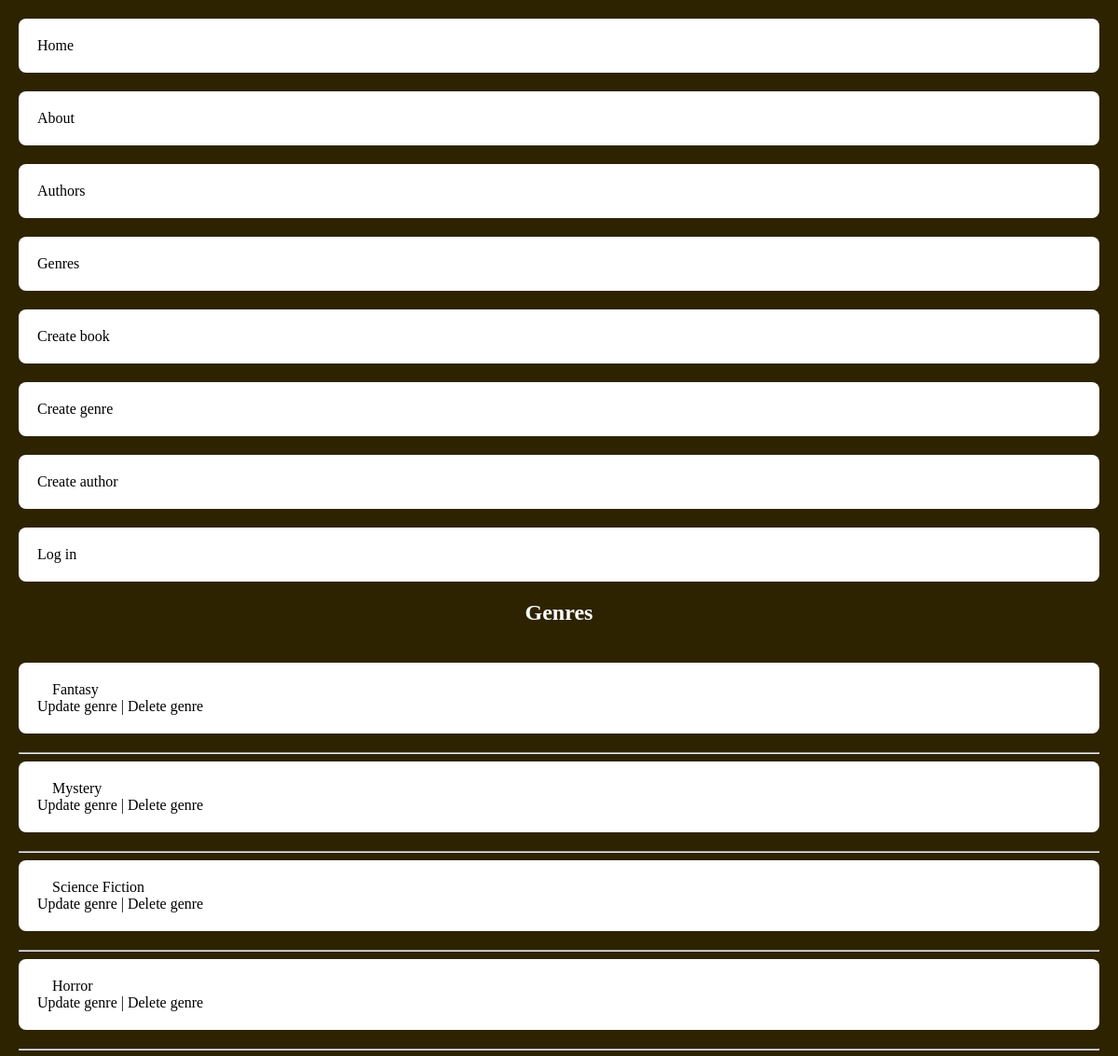
Page /library/genres/ (upper part) on the earlier database version.
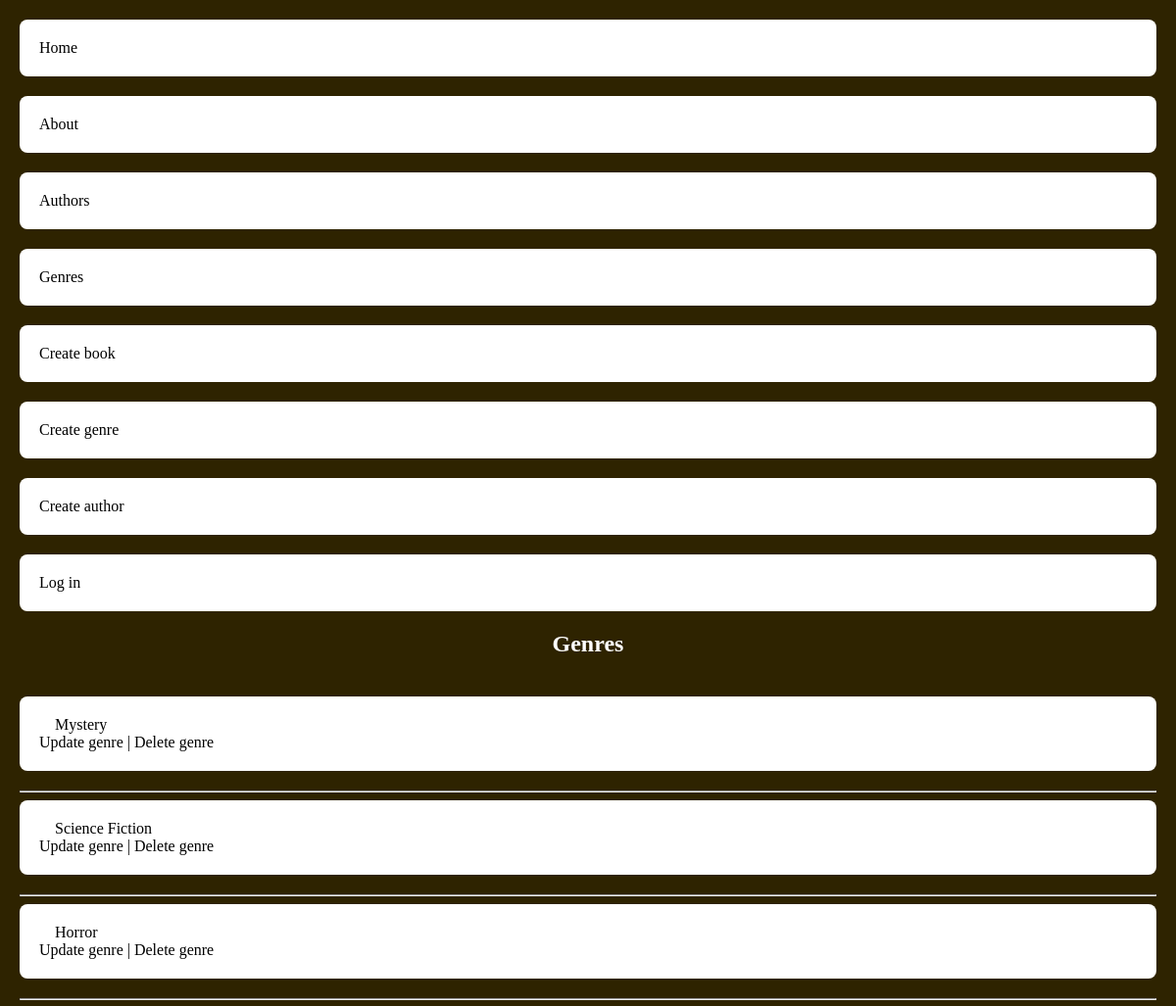
Same page on the later database version.
### library/models.py (models this page shows, shortened)
class Genre(models.Model):
    genre = models.CharField(max_length=100, db_index=True)

### library/views.py (the view)
# urls.py: path('genres/', views.genres, name='genres'),
def genres(request):
    genres = Genre.objects.all()
    context = {"title": "Genres", 'genres': genres}
    return render(request, 'library/genres.html', context=context)

### library/templatetags/tags.py (called while the page is built)
@register.simple_tag()
def get_menu():
    return views.menu

### library/templates/library/genres.html
{%extends 'base.html'%}
{% load tags %}
{%block content%}
    <h2> {{title}} </h2>
    <ul class="wight-colored-list">
    {% for genre in genres %}
        <li><a href="{% url 'genre_by_id' genre.id %}"> {{genre.genre}} </a> <br>
            <a href="{% url 'update_genre' genre.id %}"> Update genre </a> |
            <a href="{% url 'delete_genre' genre.id %}"> Delete genre </a>
        </li>
        <hr>
    {% endfor %}
    </ul>
{%endblock%}

Differences in the rows shown:
removed Genre: genre "Fantasy"
